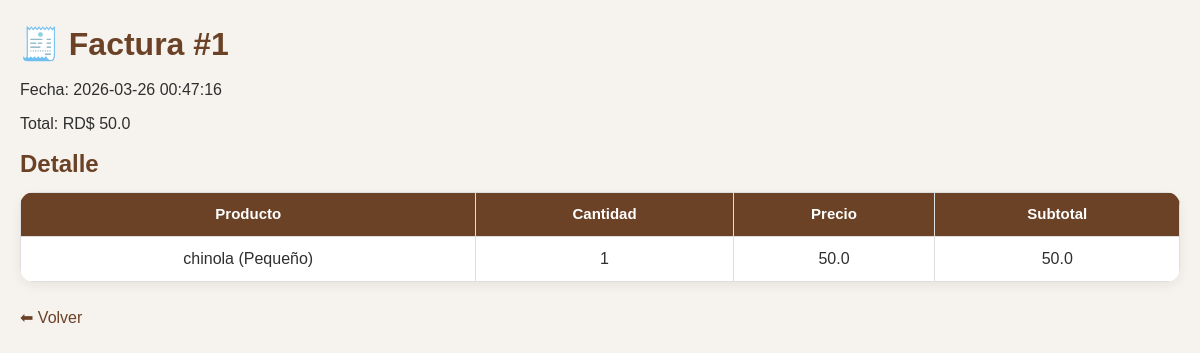
Page /factura/1 (signed in) on the committed database.
### tables this page shows
CREATE TABLE facturas(
            id INTEGER PRIMARY KEY AUTOINCREMENT,
            fecha DATETIME DEFAULT CURRENT_TIMESTAMP,
            total REAL,
            pago_con REAL DEFAULT 0,
            devuelta REAL DEFAULT 0
        );

CREATE TABLE detalle_factura(
            id INTEGER PRIMARY KEY AUTOINCREMENT,
            factura_id INTEGER,
            producto TEXT,
            cantidad INTEGER,
            precio REAL,
            subtotal REAL,
            FOREIGN KEY (factura_id) REFERENCES facturas(id)
        );

### app.py (the view)
@app.route("/factura/<int:id>")
def ver_factura(id):
    if "usuario" not in session:
        return redirect("/")
    conn = None
    try:
        conn = conectar_seguro()
        c = conn.cursor()
        c.execute("SELECT * FROM facturas WHERE id=?", (id,))
        factura = c.fetchone()
        c.execute("SELECT * FROM detalle_factura WHERE factura_id=?", (id,))
        detalles = c.fetchall()
        return render_template("factura.html", factura=factura, detalles=detalles)
    except Exception as e:
        return f"Error al ver factura: {e}"
    finally:
        if conn:
            conn.close()

### app.py (called while the page is built)
def conectar_seguro():
    conn = conectar()
    try:
        conn.execute("PRAGMA foreign_keys = ON")
    except Exception:
        pass
    return conn

@app.before_request
def proteger_rutas():
    if request.path.startswith("/static/"):
        return None
    rutas_libres = ["/"]
    if request.path not in rutas_libres and "usuario" not in session:
        return redirect("/")

### database.py (called while the page is built)
def conectar():
    database_url = os.getenv("DATABASE_URL")
    if database_url and psycopg2:
        conn = psycopg2.connect(database_url)
        conn.autocommit = False
        return ConnectionCompat(conn)
    conn = sqlite3.connect("cafeteria.db", timeout=30)
    return conn

### templates/factura.html (shortened to what this page needs)
<!DOCTYPE html>
<html lang="es">
<head>
<link rel="stylesheet" href="/static/css/style.css">
</head>
<body>
<h1>🧾 Factura #{{ factura[0] }}</h1>
<p>Fecha: {{ factura[1] }}</p>
<p>Total: RD$ {{ factura[2] }}</p>
<h2>Detalle</h2>
<table>
    <tr>
        <th>Producto</th>
        <th>Cantidad</th>
        <th>Precio</th>
        <th>Subtotal</th>
    </tr>
    {% for d in detalles %}
    <tr>
        <td>{{ d[2] }}</td>
        <td>{{ d[3] }}</td>
        <td>{{ d[4] }}</td>
        <td>{{ d[5] }}</td>
    </tr>
    {% endfor %}
</table>
<br>
<a href="/facturacion">⬅ Volver</a>
</body>
</html>

### static/css/style.css (style rules this page uses)
:root { --principal:#6b4226; --principal-oscuro:#55331d; --secundario:#8b5e3c; --fondo:#f6f3ef; --blanco:#ffffff; --texto:#2f2f2f; --texto-suave:#6b7280; --suave:#fdf7f3; --borde:#e6ddd4; --exito:#1f7a37; --info:#1565c0; --alerta:#c62828; --advertencia:#8a6d1d; --sidebar:#2f1e14; --sidebar-hover:#4a2d1b; --sidebar-activo:#6b4226; --topbar:#ffffff; --sombra:0 8px 24px rgba(0,0,0,0.08); --sombra-suave:0 4px 12px rgba(0,0,0,0.06); --radio:16px; --radio-sm:10px; --ancho-sidebar:250px; --transicion:0.25s ease; }
* { box-sizing:border-box; margin:0; padding:0; }
html { scroll-behavior:smooth; }
body { font-family:Arial, sans-serif; background:var(--fondo); color:var(--texto); line-height:1.5; }
h1,h2,h3,h4 { color:var(--principal); margin-bottom:10px; }
p { margin-bottom:10px; }
a { text-decoration:none; color:var(--principal); }
table { width:100%; border-collapse:collapse; background:var(--blanco); border-radius:14px; overflow:hidden; box-shadow:var(--sombra-suave); }
th, td { padding:13px 12px; border-bottom:1px solid #eee; text-align:center; }
th { background:var(--principal); color:var(--blanco); font-size:15px; }

### templates/factura.html (style rules this page uses)
body { font-family: Arial; padding: 20px; }
h1 { color: #6b4226; }
table { width: 100%; border-collapse: collapse; }
th, td { padding: 10px; border: 1px solid #ddd; text-align: center; }
th { background: #6b4226; color: white; }

### rows in the picture
facturas: id "1", fecha "2026-03-26 00:47:16", total "50.0"
detalle_factura: producto "chinola (Pequeño)", cantidad "1", precio "50.0", subtotal "50.0"
